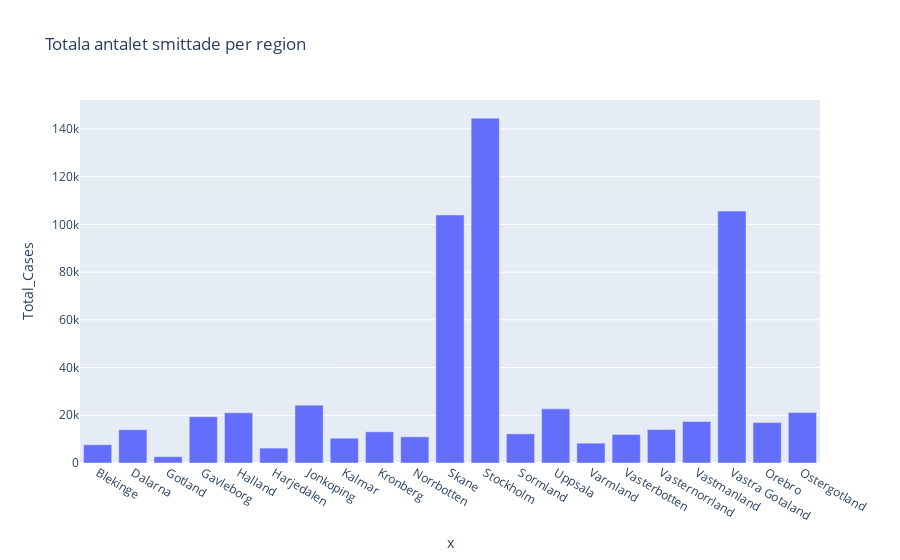

This figure's notebook cell:
### Code cell
#skapar en lista med alla namn i samma ordning som csv filen för den blir fel när ä, å, ö laddas in

Regions = ["Blekinge", "Dalarna", "Gotland", "Gavleborg", "Halland", "Harjedalen", "Jonkoping", "Kalmar", "Kronberg", "Norrbotten", "Skane", "Stockholm", "Sormland", "Uppsala", "Varmland", "Vasterbotten", "Vasternorrland", "Vastmanland", "Vastra Gotaland", "Orebro", "Ostergotland"] 

#skapar fig
fig = px.bar(df["Regional"], x = Regions, y = 'Total_Cases', title = 'Totala antalet smittade per region')
fig.show()

### Figure 1 — Plotly figure (JSON) as saved in the notebook; plotly's stock layout.template omitted (floating-point values rounded to 4 significant figures)
{"data": [{"alignmentgroup": "True", "hovertemplate": "x=%{x}<br>Total_Cases=%{y}<extra></extra>", "legendgroup": "", "marker": {"color": "#636efa"}, "name": "", "offsetgroup": "", "orientation": "v", "showlegend": false, "textposition": "auto", "type": "bar", "x": ["Blekinge", "Dalarna", "Gotland", "Gavleborg", "Halland", "Harjedalen", "Jonkoping", "Kalmar", "Kronberg", "Norrbotten", "Skane", "Stockholm", "Sormland", "Uppsala", "Varmland", "Vasterbotten", "Vasternorrland", "Vastmanland", "Vastra Gotaland", "Orebro", "Ostergotland"], "xaxis": "x", "y": [7646, 13942, 2650, 19426, 21052, 6249, 24236, 10391, 13080, 10977, 103958, 144522, 12214, 22684, 8320, 11957, 14034, 17408, 105596, 16934, 21135], "yaxis": "y"}], "layout": {"barmode": "relative", "legend": {"tracegroupgap": 0}, "title": {"text": "Totala antalet smittade per region"}, "xaxis": {"anchor": "y", "domain": [0, 1], "title": {"text": "x"}}, "yaxis": {"anchor": "x", "domain": [0, 1], "title": {"text": "Total_Cases"}}}}
